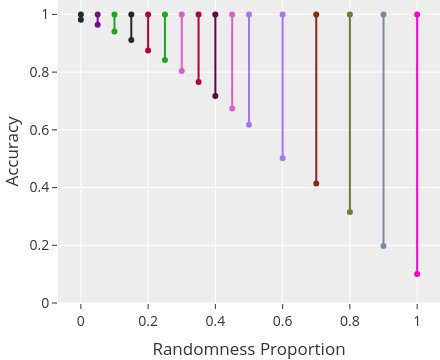

Notebook code for this chart:
### Code cell
resnet = full_data[(full_data["model"].str.contains("resnet")) & (full_data["split"] == "train")].copy()

resnet["layer_idx"] = resnet["layer"].apply(lambda x: layer_order['resnet'][x]['idx'])
resnet["layer_names"] = resnet["layer"].apply(lambda x: layer_order['resnet'][x]['name'])
resnet.sort_values("layer_idx", inplace=True)

resnet_accs = resnet[(resnet["layer"] == "a1") & (resnet["dataset"].str.contains("-r"))][["dataset", "model", "train_acc", "val_acc", "sackin_index"]]
resnet_accs["random_prop"] = resnet_accs["dataset"].apply(lambda x: float(x.split("-r")[1]))
resnet_accs.sort_values("random_prop", inplace=True)

fig = make_subplots()
for i, row in resnet_accs.iterrows():
    color = color_seq[i % len(color_seq)]
    fig.add_trace(go.Scatter(x=[row["random_prop"], row["random_prop"]], y=[row["train_acc"], row["val_acc"]], mode="lines+markers", line = dict(color=color), name=f"{row['model']} ({row['random_prop']})"))
    
fig.update_annotations(font_size=16)
fig.update_layout(margin=dict(l=0, r=0, t=0, b=0), width=220*2, height=180*2, font=dict(size=14), showlegend=False)
fig.update_xaxes(title_text="Randomness Proportion", title_standoff=18, automargin=True, nticks=10)
fig.update_yaxes(title_text="Accuracy", range=[0.0, 1.05], nticks=10, title_standoff=18, automargin=True)
fig.show()
# fig.write_image("acc-gap.png", scale=8)

### Figure 1 — Plotly figure (JSON) as saved in the notebook; plotly's stock layout.template omitted (floating-point values rounded to 4 significant figures)
{"data": [{"line": {"color": "#222A2A"}, "mode": "lines+markers", "name": "resnet (0.0)", "type": "scatter", "x": [0, 0], "y": [1, 0.9813]}, {"line": {"color": "#750D86"}, "mode": "lines+markers", "name": "resnet (0.05)", "type": "scatter", "x": [0.05, 0.05], "y": [1.0, 0.9641]}, {"line": {"color": "#1CA71C"}, "mode": "lines+markers", "name": "resnet (0.1)", "type": "scatter", "x": [0.1, 0.1], "y": [1.0, 0.941]}, {"line": {"color": "#222A2A"}, "mode": "lines+markers", "name": "resnet (0.15)", "type": "scatter", "x": [0.15, 0.15], "y": [1, 0.9112]}, {"line": {"color": "#AF0038"}, "mode": "lines+markers", "name": "resnet (0.2)", "type": "scatter", "x": [0.2, 0.2], "y": [1, 0.8754]}, {"line": {"color": "#1CA71C"}, "mode": "lines+markers", "name": "resnet (0.25)", "type": "scatter", "x": [0.25, 0.25], "y": [1.0, 0.8423]}, {"line": {"color": "#DA60CA"}, "mode": "lines+markers", "name": "resnet (0.3)", "type": "scatter", "x": [0.3, 0.3], "y": [0.9999, 0.8042]}, {"line": {"color": "#AF0038"}, "mode": "lines+markers", "name": "resnet (0.35)", "type": "scatter", "x": [0.35, 0.35], "y": [0.9998, 0.7655]}, {"line": {"color": "#620042"}, "mode": "lines+markers", "name": "resnet (0.4)", "type": "scatter", "x": [0.4, 0.4], "y": [0.9999, 0.7172]}, {"line": {"color": "#DA60CA"}, "mode": "lines+markers", "name": "resnet (0.45)", "type": "scatter", "x": [0.45, 0.45], "y": [0.9999, 0.6743]}, {"line": {"color": "#A777F1"}, "mode": "lines+markers", "name": "resnet (0.5)", "type": "scatter", "x": [0.5, 0.5], "y": [0.9999, 0.6176]}, {"line": {"color": "#A777F1"}, "mode": "lines+markers", "name": "resnet (0.6)", "type": "scatter", "x": [0.6, 0.6], "y": [0.9996, 0.502]}, {"line": {"color": "#862A16"}, "mode": "lines+markers", "name": "resnet (0.7)", "type": "scatter", "x": [0.7, 0.7], "y": [0.9993, 0.4144]}, {"line": {"color": "#6C7C32"}, "mode": "lines+markers", "name": "resnet (0.8)", "type": "scatter", "x": [0.8, 0.8], "y": [0.9995, 0.3153]}, {"line": {"color": "#778AAE"}, "mode": "lines+markers", "name": "resnet (0.9)", "type": "scatter", "x": [0.9, 0.9], "y": [0.9998, 0.1979]}, {"line": {"color": "#FB00D1"}, "mode": "lines+markers", "name": "resnet (1.0)", "type": "scatter", "x": [1, 1], "y": [0.9997, 0.1008]}], "layout": {"font": {"size": 14}, "height": 360, "margin": {"b": 0, "l": 0, "r": 0, "t": 0}, "showlegend": false, "width": 440, "xaxis": {"anchor": "y", "automargin": true, "domain": [0, 1], "nticks": 10, "title": {"standoff": 18, "text": "Randomness Proportion"}}, "yaxis": {"anchor": "x", "automargin": true, "domain": [0, 1], "nticks": 10, "range": [0, 1.05], "title": {"standoff": 18, "text": "Accuracy"}}}}
